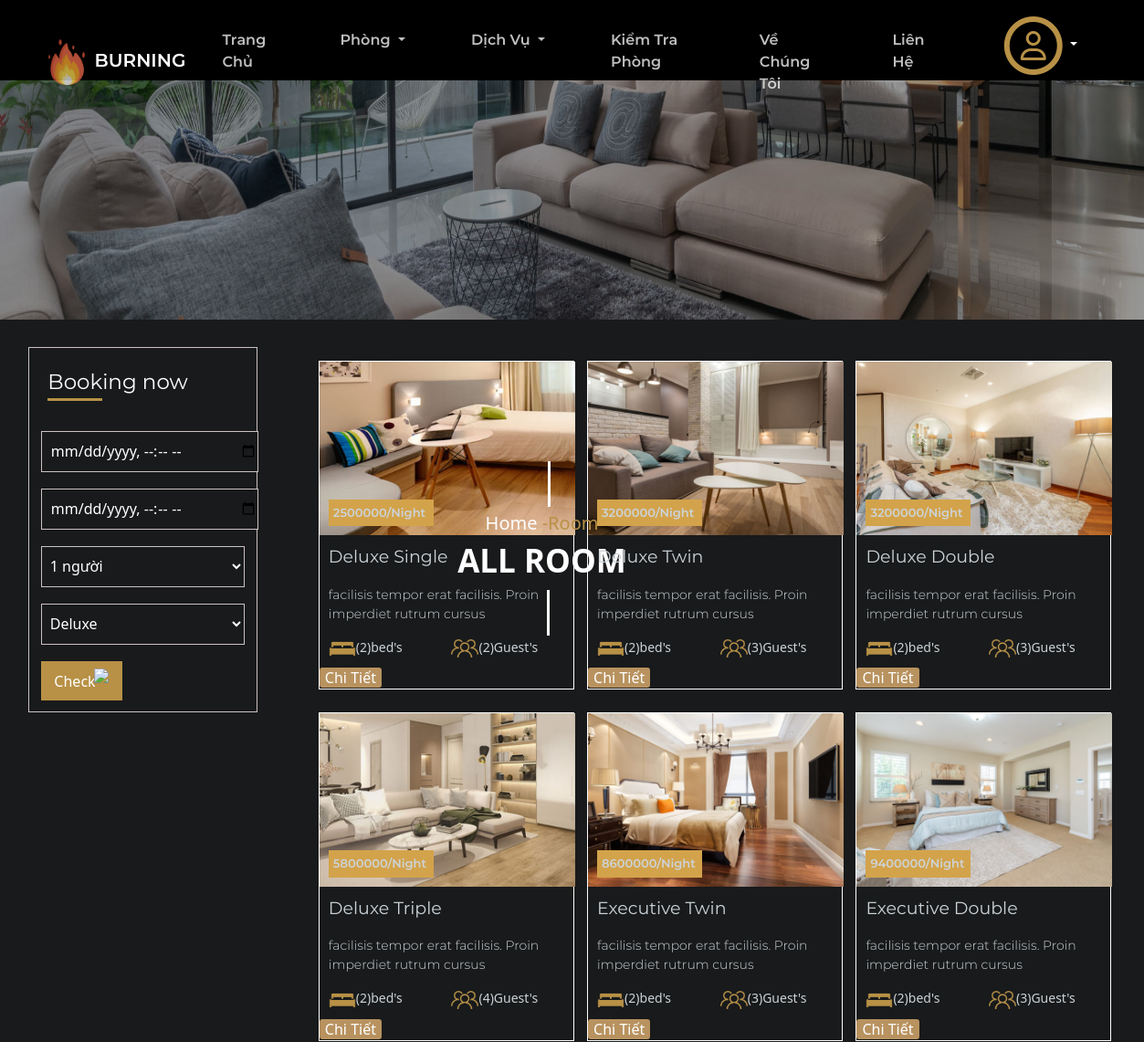
The page /logged/allroom.php (upper part) on the database as committed earlier.
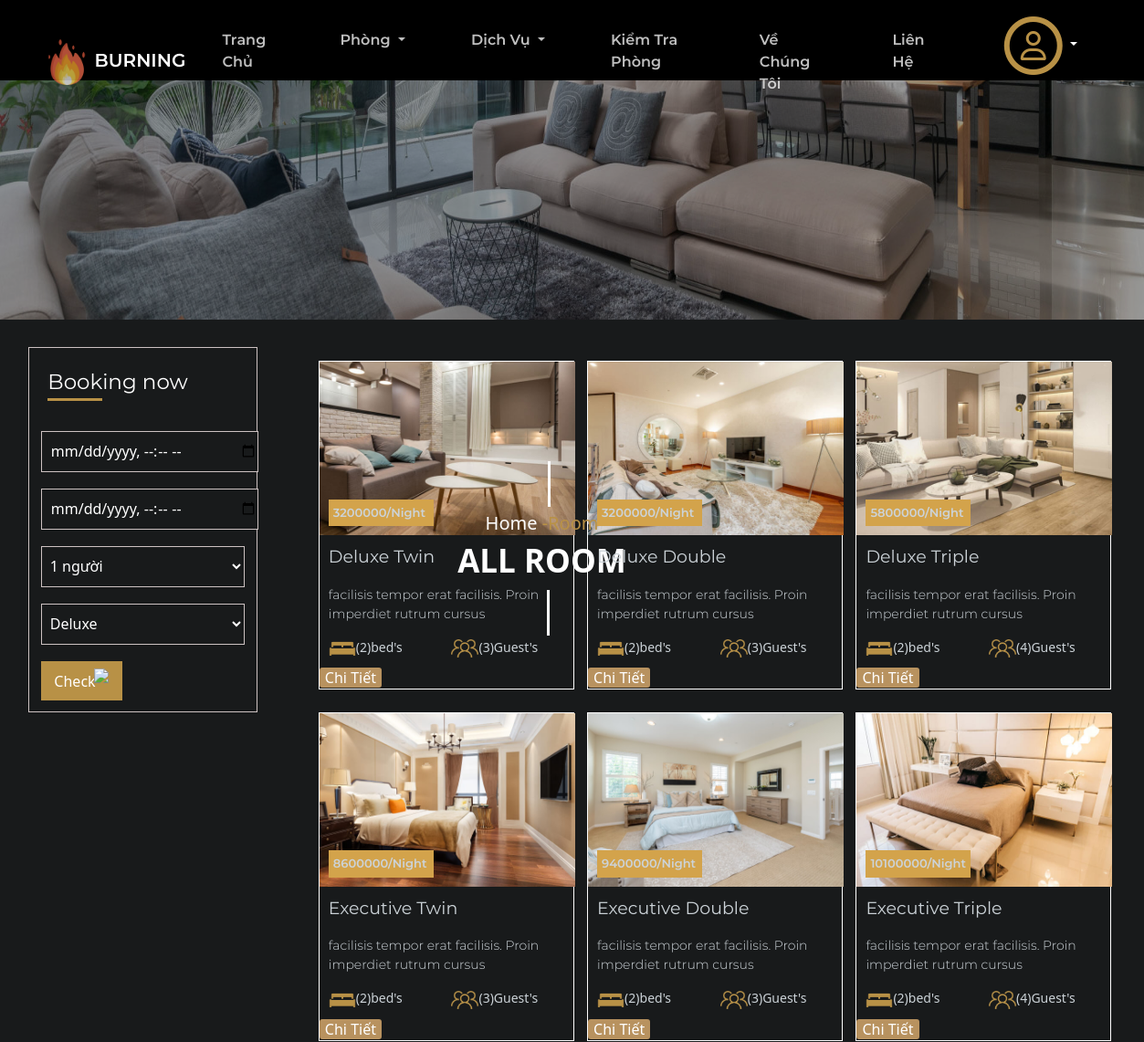
The same page on the database as committed later.
### tables this page shows
CREATE TABLE `phong` (
  `MaPhong` int(10) NOT NULL,
  `LoaiPhong` varchar(20) NOT NULL,
  `KieuPhong` varchar(50) NOT NULL,
  `SLMax` int(10) NOT NULL,
  `LoaiGiuong` varchar(50) NOT NULL,
  `GiaPhong` double NOT NULL,
  `IMG` varchar(50) NOT NULL,
  `DienTich` varchar(50) NOT NULL,
  `TamNhin` varchar(50) NOT NULL,
  `MoTa` varchar(500) NOT NULL,
  `TrangThai` varchar(20) NOT NULL
);

### logged/allroom.php (the view, shortened to what the changed rows need)
<!DOCTYPE html>
<html lang="en">
<head>
    <link rel="stylesheet" href="../css/style.css">
    <link rel="stylesheet" href="../css/allroom.css?v=<?php echo time(); ?>" type='text/css'>
    <link rel="stylesheet" href="https://cdnjs.cloudflare.com/ajax/libs/font-awesome/4.7.0/css/font-awesome.min.css">
    <link rel="stylesheet" href="../common/bootstrap-5.2.2-dist/css/bootstrap.min.css">
    <link rel="stylesheet" href="https://cdn.jsdelivr.net/npm/flatpickr/dist/flatpickr.min.css">
</head>
<body>
    <?php
        include('header.php');
        include('../config.php')
    ?>
    <div class="main">
                        <?php
                            $sql = "SELECT DISTINCT LoaiPhong FROM phong";
                            ?>
        <?php
        if (isset($_POST['submit'])) {
            $sql = "SELECT * FROM phong WHERE SLMax >='" . $nguoi . "' AND  LoaiPhong='". $phong."' AND TrangThai='Trống' " ;
        }
        else {
            $sql = "SELECT * From phong where  TrangThai = 'Trống' ";
        }
            $result = mysqli_query($con, $sql);
            $phongs = array();
            if (mysqli_num_rows($result) > 0) {
                while ($row = mysqli_fetch_array($result)) {
                    $phongs[] = array(
                        'KieuPhong' => $row['KieuPhong'], 'SLMax' => $row['SLMax'], "IMG" => $row['IMG'],
                        'GiaPhong' => $row['GiaPhong'],'MaPhong'=>$row['MaPhong']
                    );
                }
            }
        ?>
           <div class="main_room">
           <div class="main_room1">
                    <?php foreach ($phongs as $key => $value) { ?>
                        <div class="main_room1_1">
                        <div class="main_anh"><img src="<?php echo $value['IMG'] ?>" alt="" ></div>
                        <div class="main_nd">
                            <p><?php echo $value['GiaPhong']?>/Night</p>
                            <p><?php echo $value['KieuPhong'] ?></p>
                            <p>facilisis tempor erat facilisis. Proin<br>imperdiet rutrum cursus</p>
                            <div class="icon">
                                <span class="icon_giuong"><img  src="../img/icon_Room.png" width="30px" height="20px" >(2)bed's </span>
                                <span class="icon_nguoi" ><img  src="../img/icon_3p.png" alt="" width="30px" height="20px">(<?php echo $value['SLMax'] ?>)Guest's</span>
                            </div>
                        </div>
                        <div class=chitiet> <a onclick="return kiemtrangay()" href="roomdetail.php?MaPhong=<?php echo $value['MaPhong']; ?>">Chi Tiết</a></div>
                    </div>
                    <?php
                    }
                    ?>
                </div>
            </div>
    </div>
    <?php
     include('footer.php');
    ?>
</body>
</html>

Rows that differ between the two databases and show on the page:
no longer on this page (row edited): phong: IMG (picture), GiaPhong "2500000", KieuPhong "Deluxe Single", SLMax "2"
now on this page (row unchanged): phong: IMG (picture), GiaPhong "10100000", KieuPhong "Executive Triple", SLMax "4"
